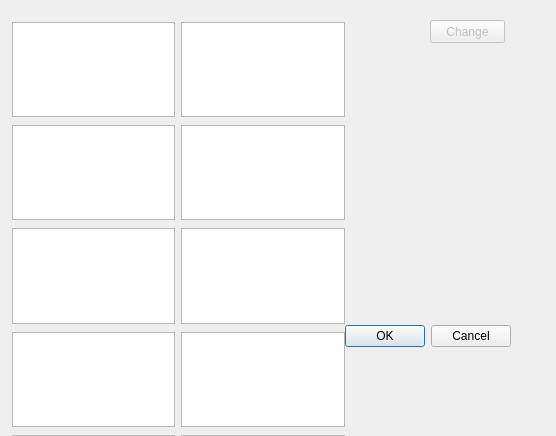
<?xml version="1.0" encoding="UTF-8"?>
<ui version="4.0">
 <class>Dialog</class>
 <widget class="QDialog" name="Dialog">
  <property name="geometry">
   <rect>
    <x>0</x>
    <y>0</y>
    <width>556</width>
    <height>436</height>
   </rect>
  </property>
  <property name="windowTitle">
   <string>Dialog</string>
  </property>
  <widget class="QDialogButtonBox" name="buttonBox">
   <property name="geometry">
    <rect>
     <x>170</x>
     <y>320</y>
     <width>341</width>
     <height>32</height>
    </rect>
   </property>
   <property name="orientation">
    <enum>Qt::Horizontal</enum>
   </property>
   <property name="standardButtons">
    <set>QDialogButtonBox::Cancel|QDialogButtonBox::Ok</set>
   </property>
  </widget>
  <widget class="QPushButton" name="magic">
   <property name="enabled">
    <bool>false</bool>
   </property>
   <property name="geometry">
    <rect>
     <x>430</x>
     <y>20</y>
     <width>75</width>
     <height>23</height>
    </rect>
   </property>
   <property name="text">
    <string>Change</string>
   </property>
  </widget>
  <widget class="QTextEdit" name="fifthBody">
   <property name="geometry">
    <rect>
     <x>181</x>
     <y>435</y>
     <width>164</width>
     <height>95</height>
    </rect>
   </property>
  </widget>
  <widget class="QTextEdit" name="fifth">
   <property name="geometry">
    <rect>
     <x>12</x>
     <y>435</y>
     <width>163</width>
     <height>95</height>
    </rect>
   </property>
  </widget>
  <widget class="QTextEdit" name="foruthBody">
   <property name="geometry">
    <rect>
     <x>181</x>
     <y>332</y>
     <width>164</width>
     <height>95</height>
    </rect>
   </property>
  </widget>
  <widget class="QTextEdit" name="fourth">
   <property name="geometry">
    <rect>
     <x>12</x>
     <y>332</y>
     <width>163</width>
     <height>95</height>
    </rect>
   </property>
   <property name="readOnly">
    <bool>true</bool>
   </property>
  </widget>
  <widget class="QTextEdit" name="thirdBody">
   <property name="geometry">
    <rect>
     <x>181</x>
     <y>228</y>
     <width>164</width>
     <height>96</height>
    </rect>
   </property>
  </widget>
  <widget class="QTextEdit" name="third">
   <property name="geometry">
    <rect>
     <x>12</x>
     <y>228</y>
     <width>163</width>
     <height>96</height>
    </rect>
   </property>
   <property name="readOnly">
    <bool>true</bool>
   </property>
  </widget>
  <widget class="QTextEdit" name="secondBody">
   <property name="geometry">
    <rect>
     <x>181</x>
     <y>125</y>
     <width>164</width>
     <height>95</height>
    </rect>
   </property>
   <property name="sizePolicy">
    <sizepolicy hsizetype="Expanding" vsizetype="Expanding">
     <horstretch>0</horstretch>
     <verstretch>0</verstretch>
    </sizepolicy>
   </property>
   <property name="placeholderText">
    <string/>
   </property>
  </widget>
  <widget class="QTextEdit" name="second">
   <property name="geometry">
    <rect>
     <x>12</x>
     <y>125</y>
     <width>163</width>
     <height>95</height>
    </rect>
   </property>
   <property name="readOnly">
    <bool>true</bool>
   </property>
  </widget>
  <widget class="QTextEdit" name="firstBody">
   <property name="geometry">
    <rect>
     <x>181</x>
     <y>22</y>
     <width>164</width>
     <height>95</height>
    </rect>
   </property>
   <property name="placeholderText">
    <string/>
   </property>
  </widget>
  <widget class="QTextEdit" name="first">
   <property name="enabled">
    <bool>true</bool>
   </property>
   <property name="geometry">
    <rect>
     <x>12</x>
     <y>22</y>
     <width>163</width>
     <height>95</height>
    </rect>
   </property>
   <property name="readOnly">
    <bool>true</bool>
   </property>
  </widget>
 </widget>
 <resources/>
 <connections>
  <connection>
   <sender>buttonBox</sender>
   <signal>accepted()</signal>
   <receiver>Dialog</receiver>
   <slot>accept()</slot>
   <hints>
    <hint type="sourcelabel">
     <x>248</x>
     <y>254</y>
    </hint>
    <hint type="destinationlabel">
     <x>157</x>
     <y>274</y>
    </hint>
   </hints>
  </connection>
  <connection>
   <sender>buttonBox</sender>
   <signal>rejected()</signal>
   <receiver>Dialog</receiver>
   <slot>reject()</slot>
   <hints>
    <hint type="sourcelabel">
     <x>316</x>
     <y>260</y>
    </hint>
    <hint type="destinationlabel">
     <x>286</x>
     <y>274</y>
    </hint>
   </hints>
  </connection>
 </connections>
</ui>
